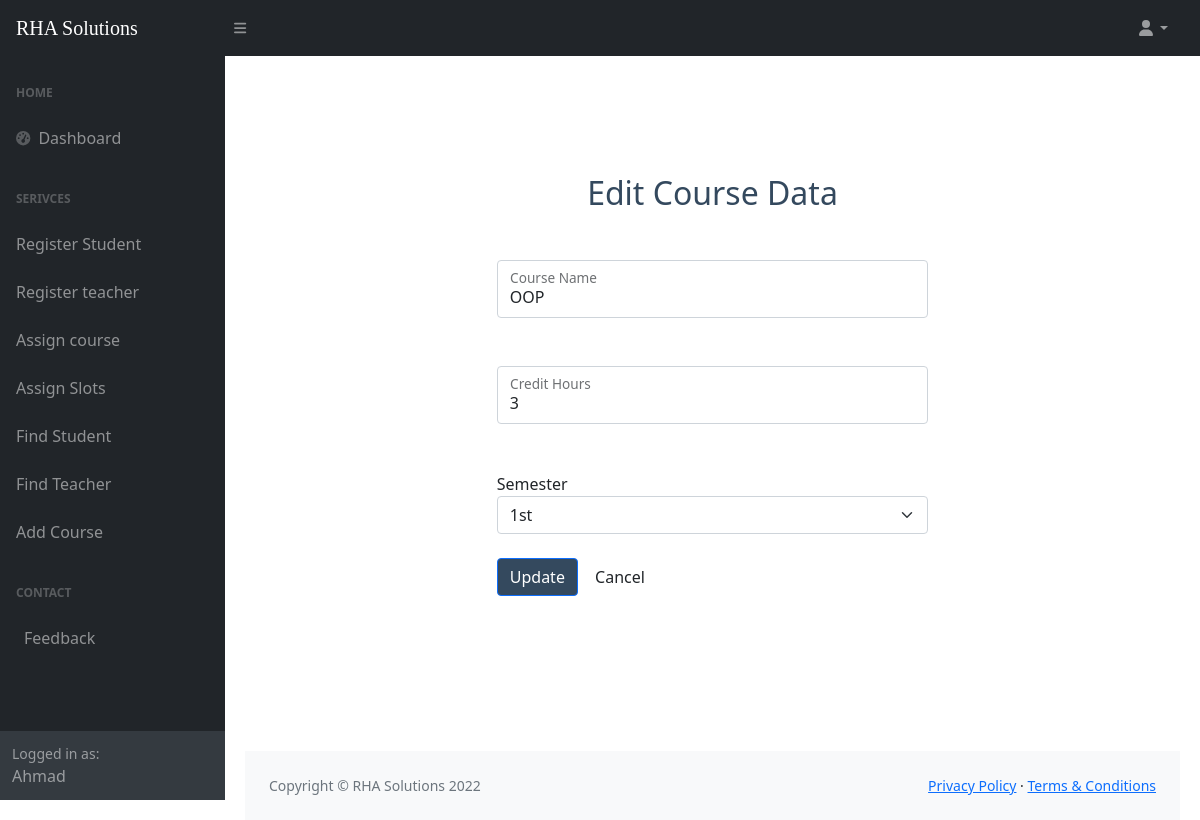
Screenshot of /edit_course.php?c_id=1 (signed in) with the database file from the repository.
### tables this page shows
CREATE TABLE `course` (
  `c_id` int(3) NOT NULL,
  `c_name` varchar(100) NOT NULL,
  `crh` int(1) NOT NULL,
  `semester` int(1) NOT NULL
);

### edit_course.php (the view, shortened to what this page needs)
<?php include 'connection.php';
$id = $_GET['c_id'];
$select = "SELECT * FROM course WHERE c_id=$id";
$data = mysqli_query($conn, $select) or die( mysqli_error($conn));
$row = mysqli_fetch_array($data);
if($_SESSION["fname"]) {
?>
<!DOCTYPE html>
<html lang="en">
<head>
    <link href="https://cdn.jsdelivr.net/npm/simple-datatables@latest/dist/style.css" rel="stylesheet" />
    <link href="css/styles.css" rel="stylesheet" />
</head>
<body class="sb-nav-fixed">
<?php include ('header.php'); ?>
        <div id="layoutSidenav_content">
            <main>
                <div class="container-fluid px-4">
                    <div class="row justify-content-center my-5">
                        <div class="col-lg-6">
                            <div class="text-center">
                                <h2 style="color:#34495e">Edit Course Data</h2>
                            </div>
                            <form action="" method="POST">
              <div class="form-floating my-5">
                <input type="name" name="course" id="name" placeholder="OOP" class="form-control" value="<?php echo $row['c_name'] ?>"/>
                <label for="name" class="form-label">Course Name</label>
              </div>
              <div class="form-floating my-5">
                <input type="number" name="crh" class="form-control" id="crh" placeholder="e.g Sajid" value="<?php echo $row['crh'] ?>" />
                <label for="crh" class="form-label">Credit Hours</label>
              </div>
              <label name="Semester" for="Semester" class="form=label">Semester</label>
              <select name="Semester" id="Semester" class="form-select" value="<?php echo $row['semester'] ?>">
                <option value="1">1st</option>
              </select>
              <br>
              <button value="Update" name="update-btn" class="btn btn-primary" style="background-color:#34495e">Update</button>
              <a href="index.php" id="cancel" name="cancel" class="btn btn-default">Cancel</a>
            </form>
                        </div>
                    </div>
                </div>
            </main>
            <footer class="py-4 bg-light mt-auto">
                <div class="container-fluid px-4">
                    <div class="d-flex align-items-center justify-content-between small">
                        <div class="text-muted">Copyright &copy; RHA Solutions 2022</div>
                        <div>
                            <a href="#">Privacy Policy</a>
                            &middot;
                            <a href="#">Terms &amp; Conditions</a>
                        </div>
                    </div>
                </div>
            </footer>
        </div>
    </div>
    <?php
}
else {
    include ('login.php');
}
 ?>
</body>
</html>

### rows the page displays
course: course "OOP", crh "3", Semester "1st"

### other values shown
$_SESSION["fname"] "Ahmad"
